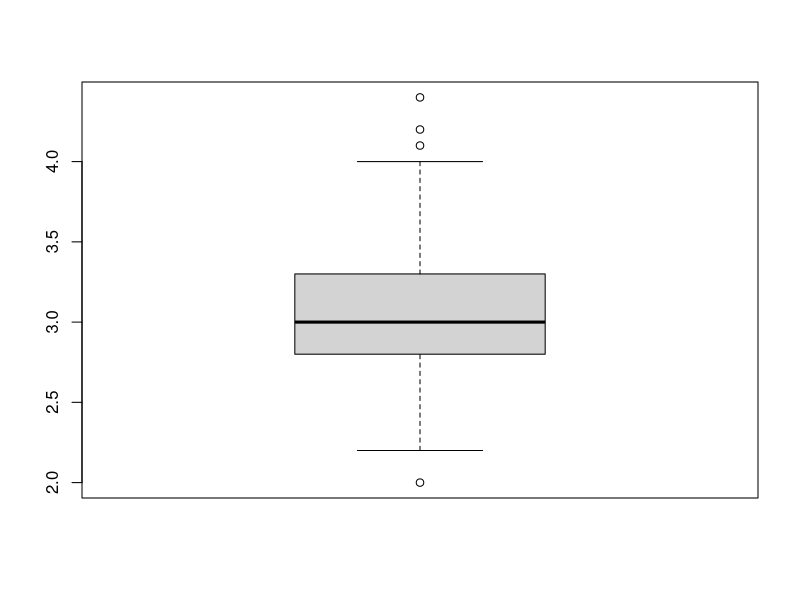
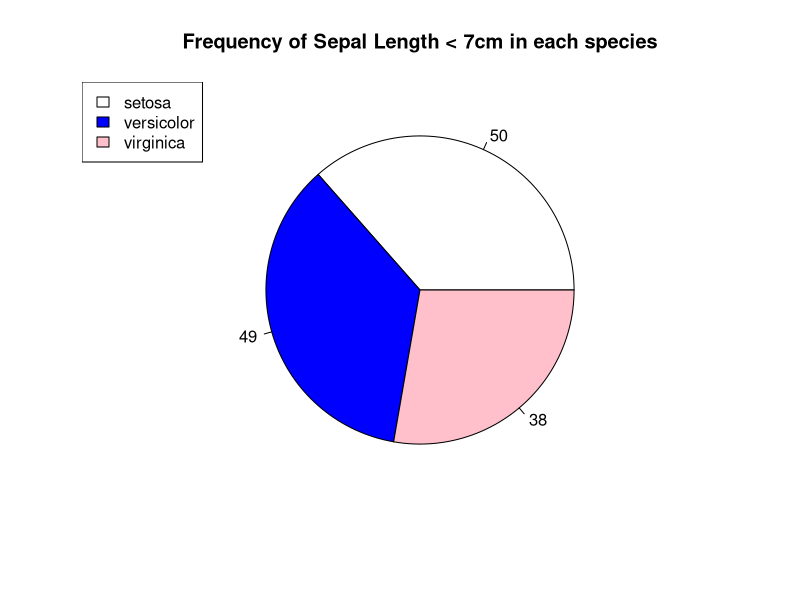
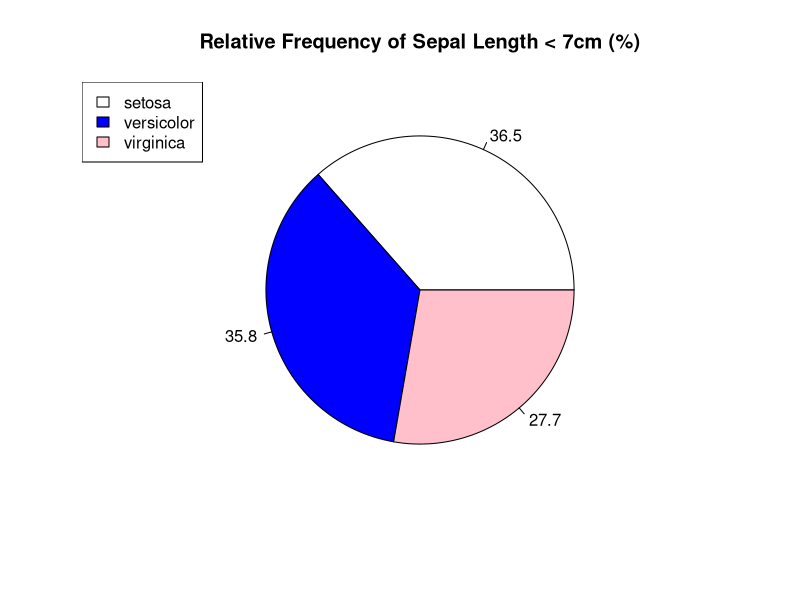

Recreate these plots in R, in order.
## ---- chunk 1
seq(1,10)
## ---- chunk 2
seq(1,61,6)
## ---- chunk 3
rep(c(2,3,4), 5)
## ---- chunk 4
#The above code returns only the factor levels as numeric values, not the original vector. This may lead to confusion or inaccuracy in further data analysis.
#Instead, if it is necessary to convert the original vector values of factorVar from factor to number: 
#as.numeric(levels(factorVar))[factorVar]
#or
#as.numeric(as.character(factorVar))
## ---- chunk 5
#Use read.csv function and specify the na.strings arguments, ie:
#dataset <- read.csv("~working directory/dataset.csv", na.strings = c("?", "!", "NA"))
## ---- chunk 6
sum(seq(10, 100, 1)^3)
## ---- chunk 7
b <- seq(1,10,1)
sum((2^b/b^2)+(b^4/4^b))
## ---- chunk 8
c <- seq(0,10,1)
sum((1/factorial(c+1)))
## ---- chunk 9
d <- seq(3,33,1)
prod((3*d) + (3/d^(1/3)))

#in a function just to try it
sum.d <- function(x){
  prod((3*x) + (3/x^(1/3)))
}
sum.d(3:33)
## ---- chunk 10
#c(0:5) outputs a 6 element vector from 0 to 5. [NA] with square brackets indexes the vector in 
#position "NA". R cannot know whether any index can be satisfied because of the nature of the NA value
#therefore all indexes are returned with NA
## ---- chunk 11
#is.vector() will return TRUE if the object is a vector data structure.
#is.numeric() will return TRUE if the object is numeric data type.
## ---- chunk 12
#Advantages of RShiny
#- reactive programming model; more reactivity with user input and customization with real-time visualization
#- you do not need to be an expert in back-end web development to use Shiny as long as you are familiar with R language
#- Free, open-source outside of server hosting costs

#Disadvantages
#- hard to pass a RShiny app to support team devs for bigger apps as they are usually unfamiliar with R
#- development time+costs can be on the higher end
#- steep learning curve if unfamiliar with R
## ---- chunk 13
#install.packages("datasets")
library(datasets)
## ---- chunk 14
head(iris)
## ---- chunk 15
listFirst4 <- list(SepalLength = iris$Sepal.Length, SepalWidth = iris$Sepal.Width, PetalLength = iris$Petal.Length, PetalWidth = iris$Petal.Width)
sapply(listFirst4, mean, na.rm = T)
## ---- chunk 16
#We can impute the mean of non-NA values into the missing values for each numeric variable:

iris2 <- iris
iris2$Sepal.Length[130:132] <- NA
iris2$Sepal.Width[130] <- NA
iris2$Petal.Length[22:24] <- NA
iris2$Petal.Width[c(66, 22)] <- NA #inserting missing values into iris2

for(c in 1:4){
  showme1 <- iris2[,c][is.na(iris2[,c])] <- (mean(iris2[,c][!is.na(iris2[,c])]))
  showme <- mean(iris2[,c], na.rm = T)
} #inserting mean of non-NA values into the NA values of each variable
showme1
showme
#because iris$Species is a is a factor type we cannot simply impute missing values the same way 
#but we may be able to inference species based on how closely each variable matches the average of each species 

## ---- chunk 17
sd(iris$Sepal.Length, na.rm = T)
sd(iris$Petal.Length, na.rm = T)
## ---- chunk 18

boxplot(iris$Sepal.Width)$out

#For univariate data, outliers are determined above 1.5*IQR of 3rd Qu. and below 1.5IQR of 1st Qu.

#summary(iris$Sepal.Width) to find 1st and 3rd Qu.
thirdQuartile <- summary(iris$Sepal.Width)[5]
firstQuartile <- summary(iris$Sepal.Width)[2]
upperQLimit <- thirdQuartile + 1.5*IQR(iris$Sepal.Width)
lowerQLimit <- firstQuartile - 1.5*IQR(iris$Sepal.Width)
outliers <- c(iris$Sepal.Width[which(iris$Sepal.Width > upperQLimit)], iris$Sepal.Width[which(iris$Sepal.Width < lowerQLimit)])
outliers

## ---- chunk 19
summary(iris$Sepal.Width)[5] # summary includes 3rd qu.

quantile(iris$Sepal.Width)[4] # 75% is the 3rd qu.

medianindex <- length(iris$Sepal.Width)/2
upperquartileindex <- medianindex*1.5
sort.int(iris$Sepal.Width)[upperquartileindex] 

## ---- chunk 20
#determine frequency of each < 7cm

under7 <- iris[which(iris$Sepal.Length < 7),] #subset iris rows where sepal length <7

frequnder7 <- c(sum(under7$Species == "setosa"), 
                sum(under7$Species == "versicolor"),
                sum(under7$Species == "virginica")) #frequency of each species under 7cm

relativefreq <- round(c(sum(under7$Species == "setosa")/sum(frequnder7),
                        sum(under7$Species == "versicolor")/sum(frequnder7),
                        sum(under7$Species == "virginica")/sum(frequnder7))*100, 1)
#relative frequency

#install.packages("scales") #for the 'percent' function to convert relativefreq to percentages
#library(scales)
#relativefreq <- percent(relativefreq/100)

species <- c("setosa", "versicolor", "virginica")
dfsepallength <- data.frame(row.names = species, frequency = frequnder7, rfrequency = relativefreq)

colors <- c("white", "blue", "pink")
pie(dfsepallength[,1], labels = dfsepallength[,1], col = colors,
    main = "Frequency of Sepal Length < 7cm in each species")
legend("topleft", legend=row.names(dfsepallength), fill = colors) 

pie(dfsepallength[,1], labels = dfsepallength[,2], col = colors, 
    main = "Relative Frequency of Sepal Length < 7cm (%)")
legend("topleft", legend=row.names(dfsepallength), fill = colors) 



